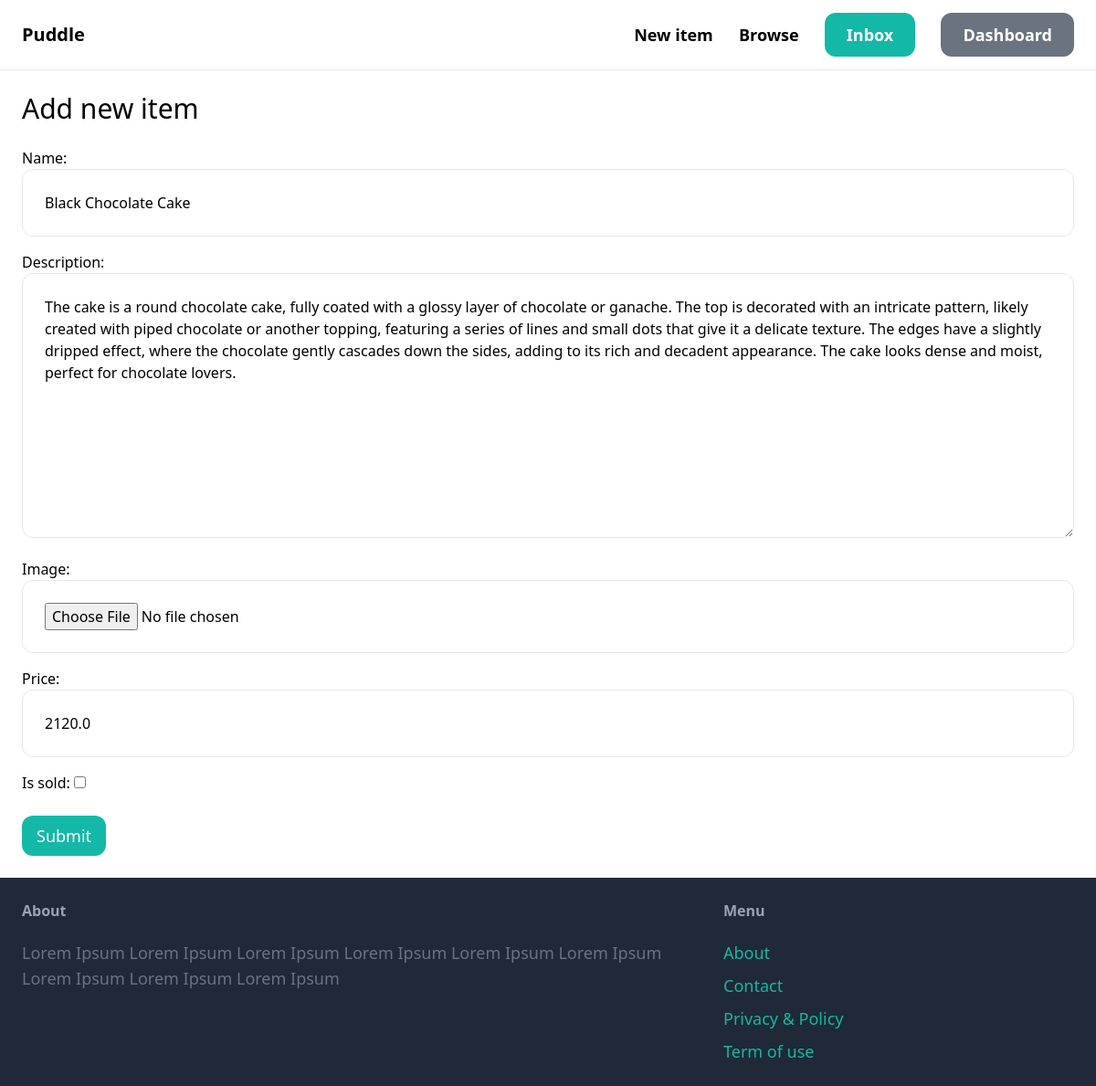
The page /items/5/edit/ (signed in) on the database its author committed.
### item/models.py (models this page shows, shortened)
class Item(models.Model):
    class Meta:
        ordering = ("name",)
        verbose_name_plural = "Items"
    name = models.CharField(max_length=200)
    description = models.TextField(blank=True, null=True)
    price = models.FloatField()
    image = models.ImageField(upload_to="item_images", blank=True, null=True)
    is_sold = models.BooleanField(default=False)
    created_at = models.DateTimeField(auto_now_add=True)
    created_by = models.ForeignKey(User, related_name="items", on_delete=models.CASCADE)
    category = models.ForeignKey(
        Category, related_name="items", on_delete=models.CASCADE, default=None
    )

### item/views.py (the view)
# urls.py: path("<int:pk>/edit/", views.edit_item, name="edit"),
@login_required
def edit_item(request, pk):
    item = get_object_or_404(Item, pk=pk, created_by=request.user)
    if request.method == "POST":
        form = EditItemForm(request.POST, request.FILES, instance=item)
        if form.is_valid():
            item.save()
            return redirect("item:detail", pk=item.id)
    else:
        form = EditItemForm(instance=item)
    return render(request, "item/form.html", {"form": form, "title": "Add new item"})

### item/forms.py
class EditItemForm(forms.ModelForm):
    class Meta:
        model = Item
        fields = (
            "name",
            "description",
            "image",
            "price",
            "is_sold",
        )
        widgets = {
            "name": forms.TextInput(
                attrs={"class": INPUT_CLASS, "placeholder": "Enter item name"}
            ),
            "description": forms.Textarea(
                attrs={"class": INPUT_CLASS, "placeholder": "Enter item description"}
            ),
            "image": forms.FileInput(
                attrs={"class": INPUT_CLASS, "placeholder": "Upload item image"}
            ),
            "price": forms.NumberInput(
                attrs={"class": INPUT_CLASS, "placeholder": "Enter item price"}
            ),
        }

### item/templates/item/form.html (shortened to what this page needs)
{% extends 'core/base.html' %}
{% block content %}
  <h1 class="mb-6 text-3xl">{{ title }}</h1>
  <form action="#" method="post" enctype="multipart/form-data">
    <div class="space-y-4">{{ form.as_p }}</div>
    <button class="px-4 py-2 mt-6 text-lg bg-teal-500 rounded-xl text-white hover:bg-teal-700">Submit</button>
  </form>
{% endblock %}

### rows shown on the page
Item: name "Black Chocolate Cake", description "The cake is a round chocolate cake, fully coated with a glossy layer of chocolate or ganache. The top is decorated with an intricate pattern, likely created with piped chocolate or another topping, featuring a series of lines and small dots that give it a delicate texture. The edges have a slightly dripped effect, where the chocolate gently cascades down the sides, adding to its rich and decadent appearance. The cake looks dense and moist, perfect for chocolate lovers.", price "2120.0"

### other values the page prints
{{ title }} "Add new item"
